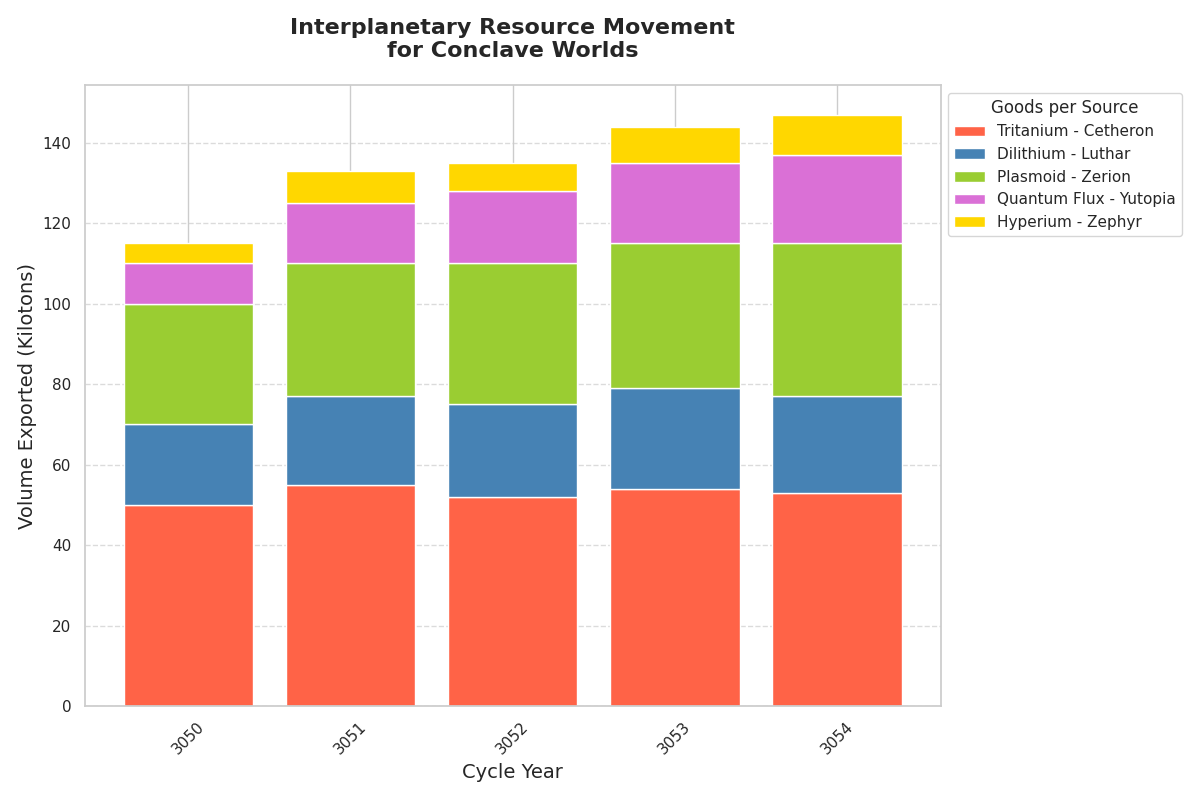

This figure's Python source:
import matplotlib.pyplot as plt
import numpy as np

years = np.arange(3050, 3055)
planets = ['Zerion', 'Yutopia', 'Cetheron', 'Luthar', 'Zephyr']

tritanium_exports = [50, 55, 52, 54, 53]
dilithium_exports = [20, 22, 23, 25, 24]
plasmoid_exports = [30, 33, 35, 36, 38]
quantum_flux_exports = [10, 15, 18, 20, 22]
# New data series
hyperium_exports = [5, 8, 7, 9, 10]

colors = ['#FF6347', '#4682B4', '#9ACD32', '#DA70D6', '#FFD700']

fig, ax = plt.subplots(figsize=(12, 8))

ax.bar(years, tritanium_exports, label='Tritanium - Cetheron', color=colors[0])
ax.bar(years, dilithium_exports, bottom=tritanium_exports, label='Dilithium - Luthar', color=colors[1])
ax.bar(years, plasmoid_exports, bottom=np.array(tritanium_exports) + np.array(dilithium_exports), label='Plasmoid - Zerion', color=colors[2])
ax.bar(years, quantum_flux_exports, bottom=np.array(tritanium_exports) + np.array(dilithium_exports) + np.array(plasmoid_exports), label='Quantum Flux - Yutopia', color=colors[3])
# New data series plotted
ax.bar(years, hyperium_exports, bottom=np.array(tritanium_exports) + np.array(dilithium_exports) + np.array(plasmoid_exports) + np.array(quantum_flux_exports), label='Hyperium - Zephyr', color=colors[4])

ax.set_title("Interplanetary Resource Movement\nfor Conclave Worlds", fontsize=16, fontweight='bold', pad=20)
ax.set_xlabel("Cycle Year", fontsize=14)
ax.set_ylabel("Volume Exported (Kilotons)", fontsize=14)

plt.xticks(years, rotation=45)

ax.legend(title='Goods per Source', loc='upper left', bbox_to_anchor=(1, 1))

ax.yaxis.grid(True, linestyle='--', alpha=0.7)

plt.tight_layout()

plt.show()
